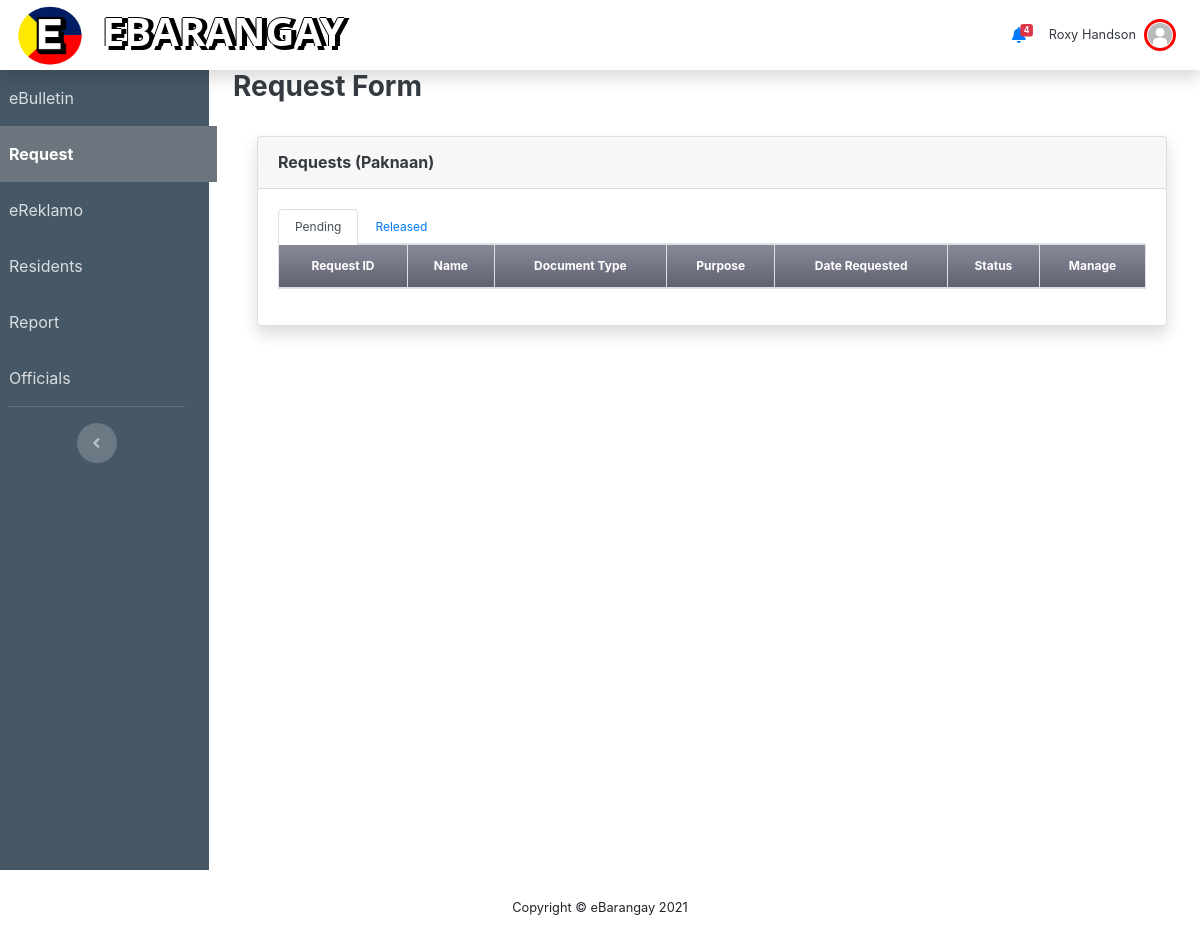
Before: /request.php (signed in) with the older database file.
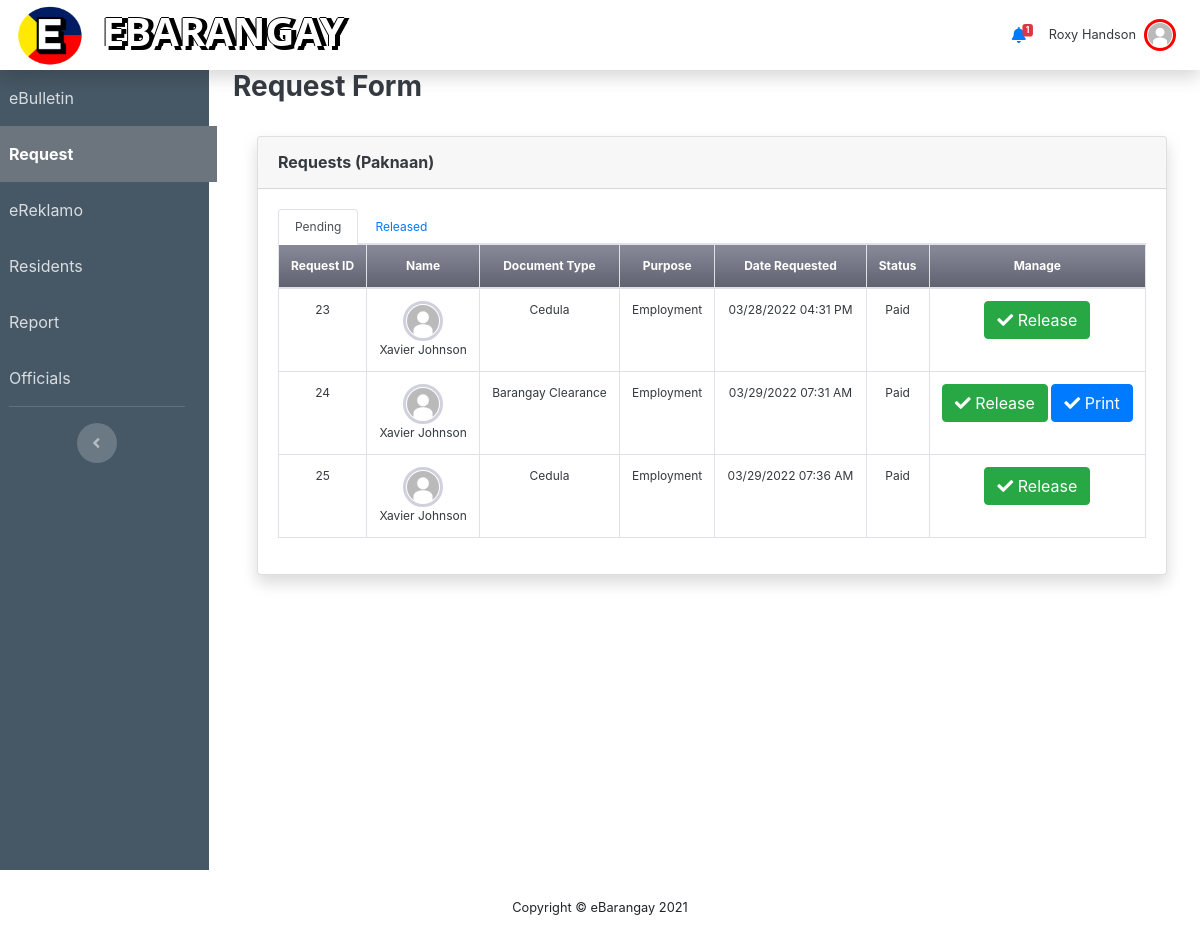
After: the same page with the newer database file.
### tables this page shows
CREATE TABLE `request` (
  `RequestID` int NOT NULL,
  `documentType` varchar(120) NOT NULL,
  `purpose` varchar(120) NOT NULL,
  `requestedOn` datetime DEFAULT CURRENT_TIMESTAMP,
  `approvedOn` datetime DEFAULT NULL,
  `approvedBy` varchar(120) DEFAULT NULL,
  `amount` int DEFAULT NULL,
  `status` varchar(120) DEFAULT 'Pending',
  `userBarangay` varchar(50) DEFAULT NULL,
  `userPurok` varchar(50) DEFAULT NULL,
  `paymentMode` varchar(50) DEFAULT NULL,
  `userType` varchar(50) DEFAULT NULL,
  `UsersID` int DEFAULT NULL,
  `requesturl` varchar(255) DEFAULT 'None'
);

CREATE TABLE `users` (
  `UsersID` int NOT NULL,
  `Firstname` varchar(50) NOT NULL,
  `Middlename` varchar(50) DEFAULT NULL,
  `Lastname` varchar(50) NOT NULL,
  `dateofbirth` varchar(50) NOT NULL,
  `civilStat` varchar(50) NOT NULL,
  `emailAdd` varchar(50) NOT NULL,
  `username` varchar(50) NOT NULL,
  `usersPwd` varchar(255) DEFAULT NULL,
  `userGender` varchar(50) DEFAULT NULL,
  `userType` varchar(50) DEFAULT NULL,
  `profile_pic` varchar(129) DEFAULT NULL,
  `userBarangay` varchar(50) DEFAULT NULL,
  `userPurok` varchar(50) DEFAULT NULL,
  `phoneNum` varchar(20) DEFAULT NULL,
  `teleNum` varchar(20) DEFAULT NULL,
  `VerifyStatus` varchar(20) NOT NULL DEFAULT 'Pending',
  `userCity` varchar(30) NOT NULL DEFAULT 'None',
  `Status` varchar(20) NOT NULL DEFAULT 'Active',
  `isRenting` varchar(20) DEFAULT 'False',
  `landlordName` varchar(50) DEFAULT 'None',
  `landlordContact` varchar(50) DEFAULT 'NONE',
  `barangayPos` varchar(50) DEFAULT 'None',
  `userAddress` varchar(50) DEFAULT NULL,
  `userHouseNum` varchar(50) DEFAULT NULL
);

### request.php (the view, shortened to what the rows shown need)
<?php include 'header.php'; ?>
    <div class="col d-flex flex-column px-4">
        <?php if($_SESSION["userType"] === "Resident"):
            if($_SESSION['VerifyStatus'] == "Pending" || $_SESSION['VerifyStatus'] == "Unverified"):
        ?>
            <div class='alert alert-danger' role='alert' style="text-align: center">
                You're still unverified!
            </div>
        <?php else: ?>
        <div class="row">
            <div class="col-md">
                <div class="container-fluid">
                <div class="shadow p-4 border border-4" style="border-color: #3c4a56;">
                        <section>
                            <strong>Request Document</strong>
                            <div class="row p-2">
                                <div class="col-lg-6 m-1">
                                    <label>Choose document:</label>
                                    <select name="document" id="document" class="form-control w-75 form-control-md form-select" onChange="changecat(this.value);" required>
                                        <option value="" hidden selected>Select</option>
                                        <option value="Cedula">Cedula</option>
                                        <option value="Barangay Clearance">Barangay Clearance</option>
                                    </select>
                                </div>
                                <div class="col-lg-5 m-1">
                                    <label>Purpose:</label>
                                    <select name="purpose" id="purpose" class="form-control w-75 form-control-md form-select" required>
                                        <option value="" hidden selected>Select</option>
                                    </select>
                                </div>
                                <div class="col-lg-5 m-1">
                                    <label>Mode of Payment</label>
                                    <select name="modeofPayment" id="modeofPayment" class="form-control w-75 form-control-md form-select" required>
                                        <option value="Cash on Claim" selected>Cash on Claim</option>
                                    </select>
                                </div>
                            </div>
                            <?php
                                if(isset($_GET["error"])){
                                    if($_GET["error"] == "none"){
                                        echo "<div class='alert alert-success' role='alert'>
                                        Your request has been submitted! You can check the status of your
                                        request on your profile.
                                        </div>";
                                    }
                                    if($_GET["error"] == "pendingReq"){
                                        echo "<div class='alert alert-danger' role='alert'>
                                        Your request has been denied! You still have a pending document
                                        in queue.
                                        </div>";
                                    }
                                }
                            ?>
                        </section>
                        <br>
                        <!-- <div class="m-3 p-3 text-right">
                            <button name="submit" class="btn btn-primary border" type="submit">Continue</button>
                        </div> -->
                        <div class="m-3 p-3 text-right">
                            <button class="btn btn-primary border continue" data-id="<?php echo $_SESSION['UsersID']; ?>" >Continue</button>
                        </div>
                </div>
                </div>
            </div>
        </div>
        <?php endif; ?>
    </div>
    <?php elseif($_SESSION["userType"] == "Secretary"): ?>
        <div class="card shadow mb-4 m-4">
            <div class="card-body" style="font-size: 75%">
                <div class="tab-content" id="myTabContent">
                    <div class="tab-pane fade show active" id="release" role="tabpanel" aria-labelledby="release-tab">
                        <div class="table-responsive">
                            <table class="table table-bordered text-center text-dark"
                                id="dataTable" width="100%" cellspacing="0" cellpadding="0">
                                <thead >
                                    <tr class="bg-gradient-secondary text-white">
                                        <th>Request ID</th>
                                        <th scope="col">Name</th>
                                        <th scope="col">Document Type</th>
                                        <th scope="col">Purpose</th>
                                        <th scope="col">Date Requested</th>
                                        <th scope="col">Status</th>
                                        <th scope="col">Manage</th>
                                    </tr>
                                </thead>
                                <tbody>
                                    <?php
                                        $requests = $conn->query("SELECT request.*, concat(users.Firstname, ' ', users.Lastname) as name,
                                        DATE_FORMAT(requestedOn, '%m/%d/%Y %h:%i %p') as requestedDate,
                                        DATE_FORMAT(approvedOn, '%m/%d/%Y %h:%i %p') as approvedDate, users.userType,
                                        users.profile_pic
                                        FROM request
                                        INNER JOIN users
                                        ON request.UsersID=users.UsersID
                                        WHERE request.status='Paid'
                                        AND request.userPurok='{$_SESSION['userPurok']}'
                                        AND request.userBarangay='{$_SESSION['userBarangay']}'
                                        AND request.userType='{$_SESSION['userType']}'");
                                        while($row=$requests->fetch_assoc()):
                                    ?>
                                    <tr>
                                        <td><?php echo $row['RequestID'] ?></td>
                                        <td>
                                            <img class="img-profile rounded-circle <?php
                                                if($row["userType"] == "Resident"){
                                                    echo "img-res-profile";
                                                }
                                                elseif($row["userType"] == "Purok Leader"){
                                                    echo "img-purokldr-profile";
                                                }
                                                elseif($row["userType"] == "Captain"){
                                                    echo "img-capt-profile";
                                                }
                                                elseif($row["userType"] == "Secretary"){
                                                    echo "img-sec-profile";
                                                }
                                                elseif($row["userType"] == "Treasurer"){
                                                    echo "img-treas-profile";
                                                }
                                                elseif($row["userType"] == "Admin"){
                                                    echo "img-admin-profile";
                                                }
                                            ?>" src="img/<?php echo $row["profile_pic"] ?>" width="40" height="40"/>
                                            <br>
                                            <?php echo $row["name"] ?>
                                        </td>
                                        <td><?php echo $row["documentType"] ?></td>
                                        <td><?php echo $row["purpose"] ?></td>
                                        <td><?php echo $row["requestedDate"] ?></td>
                                        <td><?php if($row["status"] != NULL){echo $row["status"];} else{echo "Pending";} ?></td>
                                        <td>
                                            <button class="btn btn-success releaseFunc" id="releaseFunc" data-id="<?php echo $row["RequestID"] ?>"><i class="fas fa-check"></i> Release</button>
                                            <?php if($row['documentType'] == 'Barangay Clearance'): ?>
                                            <button class="btn btn-primary" id="print" data-id="<?php echo $row['RequestID'] ?>"><i class="fas fa-check"></i> Print</button>
                                            <?php endif; ?>
                                        </td>
                                    </tr>
                                    <?php endwhile; ?>
                                </tbody>
                            </table>
                        </div>
                    </div>
                </div>
            </div>
        </div>
    </div>
    <?php endif; ?>
</div>
</div>
    <?php include 'footer.php'; ?>

Changed rows visible on the page:
added request: RequestID "23", UsersID.profile_pic (picture), name "Xavier Johnson", documentType "Cedula", purpose "Employment", requestedDate "03/28/2022 04:31 PM", status "Paid"
added request: RequestID "24", UsersID.profile_pic (picture), name "Xavier Johnson", documentType "Barangay Clearance", purpose "Employment", requestedDate "03/29/2022 07:31 AM", status "Paid"
added request: RequestID "25", UsersID.profile_pic (picture), name "Xavier Johnson", documentType "Cedula", purpose "Employment", requestedDate "03/29/2022 07:36 AM", status "Paid"
Other visible differences:
$row_cnt: "4" → "1"
